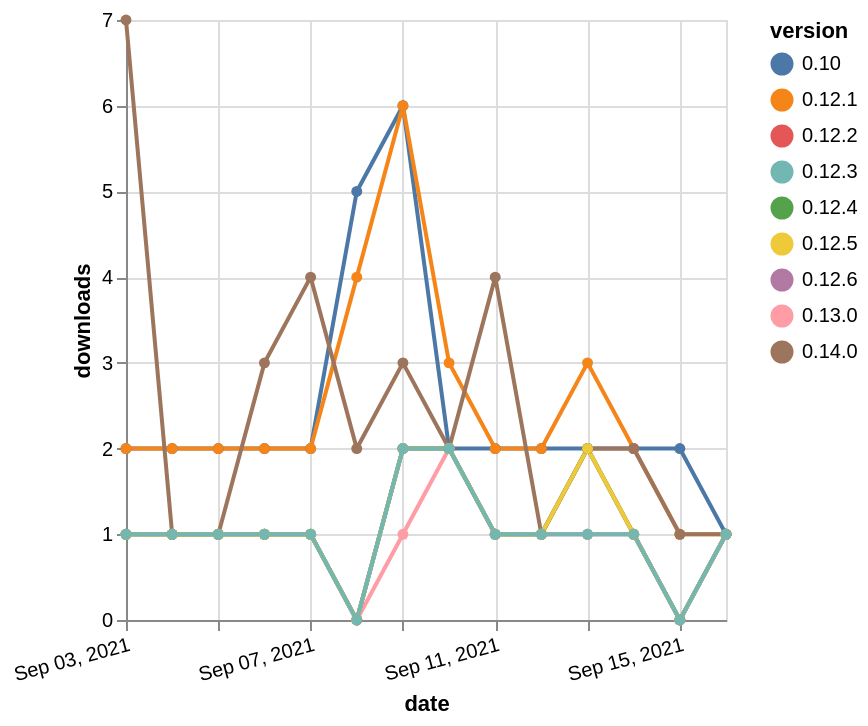

Vega-Lite specification stored for this chart:
### Vega-Lite specification from a JSON file in a GitHub repository (floating-point values rounded to 4 significant figures)
{"$schema": "https://vega.github.io/schema/vega-lite/v5.json", "description": "A simple bar chart with embedded data.", "data": {"values": [{"date": "2021-09-03", "total": 4650, "delta": 2, "version": "0.10"}, {"date": "2021-09-04", "total": 4652, "delta": 2, "version": "0.10"}, {"date": "2021-09-05", "total": 4654, "delta": 2, "version": "0.10"}, {"date": "2021-09-06", "total": 4656, "delta": 2, "version": "0.10"}, {"date": "2021-09-07", "total": 4658, "delta": 2, "version": "0.10"}, {"date": "2021-09-08", "total": 4663, "delta": 5, "version": "0.10"}, {"date": "2021-09-09", "total": 4669, "delta": 6, "version": "0.10"}, {"date": "2021-09-10", "total": 4671, "delta": 2, "version": "0.10"}, {"date": "2021-09-11", "total": 4673, "delta": 2, "version": "0.10"}, {"date": "2021-09-12", "total": 4675, "delta": 2, "version": "0.10"}, {"date": "2021-09-13", "total": 4677, "delta": 2, "version": "0.10"}, {"date": "2021-09-14", "total": 4679, "delta": 2, "version": "0.10"}, {"date": "2021-09-15", "total": 4681, "delta": 2, "version": "0.10"}, {"date": "2021-09-16", "total": 4682, "delta": 1, "version": "0.10"}, {"date": "2021-09-03", "total": 3636, "delta": 2, "version": "0.12.1"}, {"date": "2021-09-04", "total": 3638, "delta": 2, "version": "0.12.1"}, {"date": "2021-09-05", "total": 3640, "delta": 2, "version": "0.12.1"}, {"date": "2021-09-06", "total": 3642, "delta": 2, "version": "0.12.1"}, {"date": "2021-09-07", "total": 3644, "delta": 2, "version": "0.12.1"}, {"date": "2021-09-08", "total": 3648, "delta": 4, "version": "0.12.1"}, {"date": "2021-09-09", "total": 3654, "delta": 6, "version": "0.12.1"}, {"date": "2021-09-10", "total": 3657, "delta": 3, "version": "0.12.1"}, {"date": "2021-09-11", "total": 3659, "delta": 2, "version": "0.12.1"}, {"date": "2021-09-12", "total": 3661, "delta": 2, "version": "0.12.1"}, {"date": "2021-09-13", "total": 3664, "delta": 3, "version": "0.12.1"}, {"date": "2021-09-14", "total": 3666, "delta": 2, "version": "0.12.1"}, {"date": "2021-09-15", "total": 3667, "delta": 1, "version": "0.12.1"}, {"date": "2021-09-16", "total": 3668, "delta": 1, "version": "0.12.1"}, {"date": "2021-09-03", "total": 209, "delta": 1, "version": "0.12.6"}, {"date": "2021-09-04", "total": 210, "delta": 1, "version": "0.12.6"}, {"date": "2021-09-05", "total": 211, "delta": 1, "version": "0.12.6"}, {"date": "2021-09-06", "total": 212, "delta": 1, "version": "0.12.6"}, {"date": "2021-09-07", "total": 213, "delta": 1, "version": "0.12.6"}, {"date": "2021-09-08", "total": 213, "delta": 0, "version": "0.12.6"}, {"date": "2021-09-09", "total": 215, "delta": 2, "version": "0.12.6"}, {"date": "2021-09-10", "total": 217, "delta": 2, "version": "0.12.6"}, {"date": "2021-09-11", "total": 218, "delta": 1, "version": "0.12.6"}, {"date": "2021-09-12", "total": 219, "delta": 1, "version": "0.12.6"}, {"date": "2021-09-13", "total": 220, "delta": 1, "version": "0.12.6"}, {"date": "2021-09-14", "total": 221, "delta": 1, "version": "0.12.6"}, {"date": "2021-09-15", "total": 221, "delta": 0, "version": "0.12.6"}, {"date": "2021-09-16", "total": 222, "delta": 1, "version": "0.12.6"}, {"date": "2021-09-03", "total": 279, "delta": 1, "version": "0.13.0"}, {"date": "2021-09-04", "total": 280, "delta": 1, "version": "0.13.0"}, {"date": "2021-09-05", "total": 281, "delta": 1, "version": "0.13.0"}, {"date": "2021-09-06", "total": 282, "delta": 1, "version": "0.13.0"}, {"date": "2021-09-07", "total": 283, "delta": 1, "version": "0.13.0"}, {"date": "2021-09-08", "total": 283, "delta": 0, "version": "0.13.0"}, {"date": "2021-09-09", "total": 284, "delta": 1, "version": "0.13.0"}, {"date": "2021-09-10", "total": 286, "delta": 2, "version": "0.13.0"}, {"date": "2021-09-11", "total": 287, "delta": 1, "version": "0.13.0"}, {"date": "2021-09-12", "total": 288, "delta": 1, "version": "0.13.0"}, {"date": "2021-09-13", "total": 289, "delta": 1, "version": "0.13.0"}, {"date": "2021-09-14", "total": 290, "delta": 1, "version": "0.13.0"}, {"date": "2021-09-15", "total": 290, "delta": 0, "version": "0.13.0"}, {"date": "2021-09-16", "total": 291, "delta": 1, "version": "0.13.0"}, {"date": "2021-09-03", "total": 324, "delta": 1, "version": "0.12.2"}, {"date": "2021-09-04", "total": 325, "delta": 1, "version": "0.12.2"}, {"date": "2021-09-05", "total": 326, "delta": 1, "version": "0.12.2"}, {"date": "2021-09-06", "total": 327, "delta": 1, "version": "0.12.2"}, {"date": "2021-09-07", "total": 328, "delta": 1, "version": "0.12.2"}, {"date": "2021-09-08", "total": 328, "delta": 0, "version": "0.12.2"}, {"date": "2021-09-09", "total": 330, "delta": 2, "version": "0.12.2"}, {"date": "2021-09-10", "total": 332, "delta": 2, "version": "0.12.2"}, {"date": "2021-09-11", "total": 333, "delta": 1, "version": "0.12.2"}, {"date": "2021-09-12", "total": 334, "delta": 1, "version": "0.12.2"}, {"date": "2021-09-13", "total": 336, "delta": 2, "version": "0.12.2"}, {"date": "2021-09-14", "total": 337, "delta": 1, "version": "0.12.2"}, {"date": "2021-09-15", "total": 337, "delta": 0, "version": "0.12.2"}, {"date": "2021-09-16", "total": 338, "delta": 1, "version": "0.12.2"}, {"date": "2021-09-03", "total": 829, "delta": 7, "version": "0.14.0"}, {"date": "2021-09-04", "total": 830, "delta": 1, "version": "0.14.0"}, {"date": "2021-09-05", "total": 831, "delta": 1, "version": "0.14.0"}, {"date": "2021-09-06", "total": 834, "delta": 3, "version": "0.14.0"}, {"date": "2021-09-07", "total": 838, "delta": 4, "version": "0.14.0"}, {"date": "2021-09-08", "total": 840, "delta": 2, "version": "0.14.0"}, {"date": "2021-09-09", "total": 843, "delta": 3, "version": "0.14.0"}, {"date": "2021-09-10", "total": 845, "delta": 2, "version": "0.14.0"}, {"date": "2021-09-11", "total": 849, "delta": 4, "version": "0.14.0"}, {"date": "2021-09-12", "total": 850, "delta": 1, "version": "0.14.0"}, {"date": "2021-09-13", "total": 852, "delta": 2, "version": "0.14.0"}, {"date": "2021-09-14", "total": 854, "delta": 2, "version": "0.14.0"}, {"date": "2021-09-15", "total": 855, "delta": 1, "version": "0.14.0"}, {"date": "2021-09-16", "total": 856, "delta": 1, "version": "0.14.0"}, {"date": "2021-09-03", "total": 408, "delta": 1, "version": "0.12.4"}, {"date": "2021-09-04", "total": 409, "delta": 1, "version": "0.12.4"}, {"date": "2021-09-05", "total": 410, "delta": 1, "version": "0.12.4"}, {"date": "2021-09-06", "total": 411, "delta": 1, "version": "0.12.4"}, {"date": "2021-09-07", "total": 412, "delta": 1, "version": "0.12.4"}, {"date": "2021-09-08", "total": 412, "delta": 0, "version": "0.12.4"}, {"date": "2021-09-09", "total": 414, "delta": 2, "version": "0.12.4"}, {"date": "2021-09-10", "total": 416, "delta": 2, "version": "0.12.4"}, {"date": "2021-09-11", "total": 417, "delta": 1, "version": "0.12.4"}, {"date": "2021-09-12", "total": 418, "delta": 1, "version": "0.12.4"}, {"date": "2021-09-13", "total": 420, "delta": 2, "version": "0.12.4"}, {"date": "2021-09-14", "total": 421, "delta": 1, "version": "0.12.4"}, {"date": "2021-09-15", "total": 421, "delta": 0, "version": "0.12.4"}, {"date": "2021-09-16", "total": 422, "delta": 1, "version": "0.12.4"}, {"date": "2021-09-03", "total": 227, "delta": 1, "version": "0.12.5"}, {"date": "2021-09-04", "total": 228, "delta": 1, "version": "0.12.5"}, {"date": "2021-09-05", "total": 229, "delta": 1, "version": "0.12.5"}, {"date": "2021-09-06", "total": 230, "delta": 1, "version": "0.12.5"}, {"date": "2021-09-07", "total": 231, "delta": 1, "version": "0.12.5"}, {"date": "2021-09-08", "total": 231, "delta": 0, "version": "0.12.5"}, {"date": "2021-09-09", "total": 233, "delta": 2, "version": "0.12.5"}, {"date": "2021-09-10", "total": 235, "delta": 2, "version": "0.12.5"}, {"date": "2021-09-11", "total": 236, "delta": 1, "version": "0.12.5"}, {"date": "2021-09-12", "total": 237, "delta": 1, "version": "0.12.5"}, {"date": "2021-09-13", "total": 239, "delta": 2, "version": "0.12.5"}, {"date": "2021-09-14", "total": 240, "delta": 1, "version": "0.12.5"}, {"date": "2021-09-15", "total": 240, "delta": 0, "version": "0.12.5"}, {"date": "2021-09-16", "total": 241, "delta": 1, "version": "0.12.5"}, {"date": "2021-09-03", "total": 416, "delta": 1, "version": "0.12.3"}, {"date": "2021-09-04", "total": 417, "delta": 1, "version": "0.12.3"}, {"date": "2021-09-05", "total": 418, "delta": 1, "version": "0.12.3"}, {"date": "2021-09-06", "total": 419, "delta": 1, "version": "0.12.3"}, {"date": "2021-09-07", "total": 420, "delta": 1, "version": "0.12.3"}, {"date": "2021-09-08", "total": 420, "delta": 0, "version": "0.12.3"}, {"date": "2021-09-09", "total": 422, "delta": 2, "version": "0.12.3"}, {"date": "2021-09-10", "total": 424, "delta": 2, "version": "0.12.3"}, {"date": "2021-09-11", "total": 425, "delta": 1, "version": "0.12.3"}, {"date": "2021-09-12", "total": 426, "delta": 1, "version": "0.12.3"}, {"date": "2021-09-13", "total": 427, "delta": 1, "version": "0.12.3"}, {"date": "2021-09-14", "total": 428, "delta": 1, "version": "0.12.3"}, {"date": "2021-09-15", "total": 428, "delta": 0, "version": "0.12.3"}, {"date": "2021-09-16", "total": 429, "delta": 1, "version": "0.12.3"}]}, "width": "container", "mark": {"type": "line", "point": {"filled": true}}, "encoding": {"x": {"field": "date", "type": "temporal", "timeUnit": "yearmonthdate", "title": "date", "axis": {"labelAngle": -15}}, "y": {"field": "delta", "type": "quantitative", "title": "downloads"}, "color": {"field": "version", "type": "nominal"}, "tooltip": {"field": "delta"}}}
